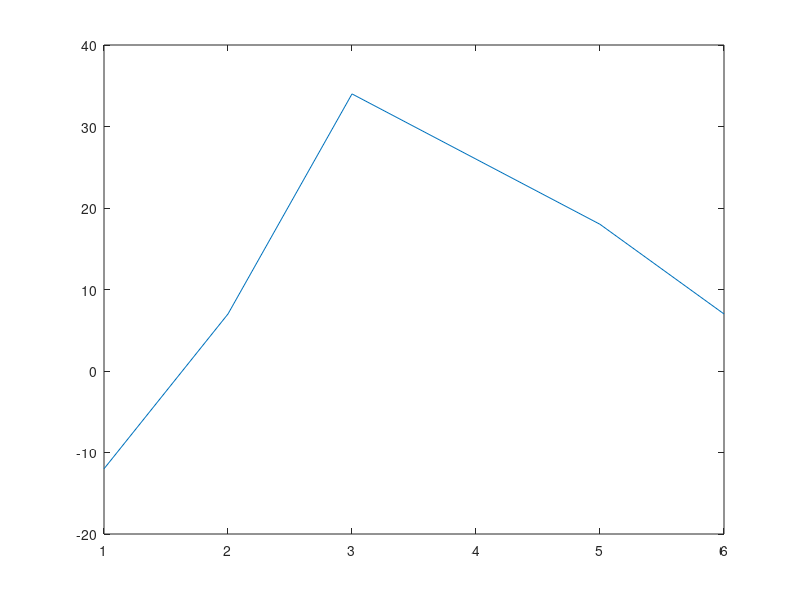

The MATLAB script that drew this image: (Note: this script raises an error after producing the figure.)
a = [-3,4,7];
b = [4,3,2,1];
w = conv(a,b);
figure(1);
plot(w);

n = 0 : 1 : 100;
x = heaviside(n+2) - 3*heaviside(n-10);
h = 0.8 * ( heaviside(n-2) - 2* heaviside(n-3));

z = conv(x,h);
figure(2);
plot(z);